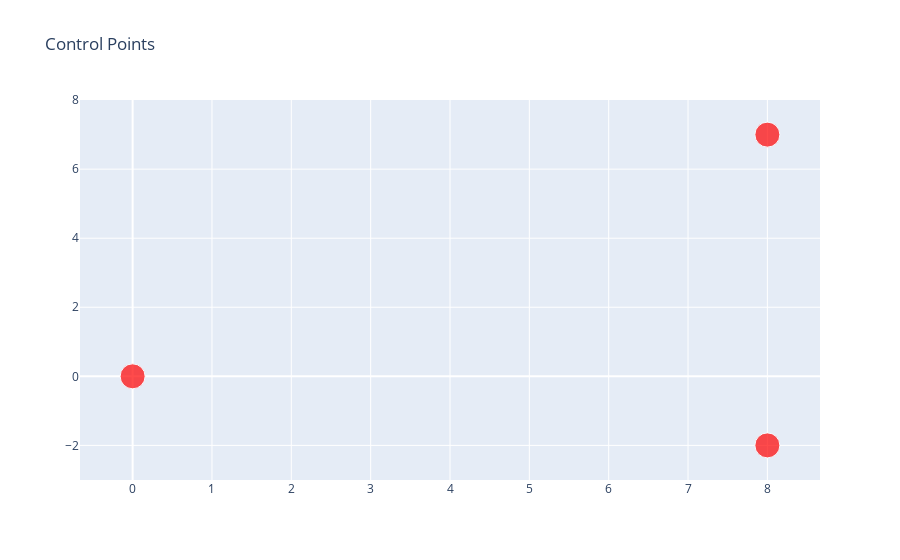

Notebook code cell kept with this figure:
### Code cell
fig.data = []

fig.add_trace(go.Scatter(
    x=control_points[:, 0], 
    y=control_points[:, 1],
    mode="markers", 
    marker=dict(size=[25, 25, 25],
                color="red")
))

fig.update_layout(title="Control Points")
fig.show()

### Figure 1 — Plotly figure (JSON) as saved in the notebook; plotly's stock layout.template omitted (floating-point values rounded to 4 significant figures)
{"data": [{"marker": {"color": "red", "size": [25, 25, 25]}, "mode": "markers", "type": "scatter", "x": [0, 8, 8], "y": [0, 7, -2]}], "layout": {"title": {"text": "Control Points"}}}
